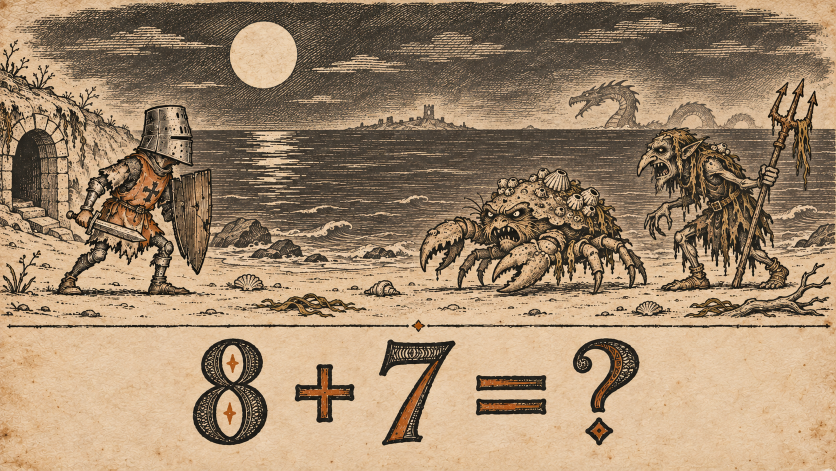
#> input picture art-direction/concepts/beach-concept-v1.png, 1672 x 941 px, given in place of exec-032ecb1c-dd10-437d-a9a1-94747e89d561.png, which was not available (shown at 1/2 size)
$ python prepare-assets.py
#> lines starting #> are read from the running program, lines starting #| are printed output that depends on the picture; after the words box and inside, x2 and y2 are one past the last pixel; in counts of white or black regions, pixels touching at a corner belong together
from pathlib import Path
from PIL import Image
import numpy as np,json,shutil
o=Path(__file__).resolve().parent;g=Path('/Users/magnusjansson/.codex/generated_images/01a193c0-0a31-7800-b92c-2684d1f1dc20')
sources={'room':g/'exec-032ecb1c-dd10-437d-a9a1-94747e89d561.png','sentry':g/'exec-b2a1d1b5-c61d-4cec-b6d6-9b0a2216a7db.png'};manifest={}
for k,p in sources.items():
 im=Image.open(p).convert('RGBA');a=np.array(im);alpha=a[:,:,3];alpha[alpha<12]=0;alpha[alpha>=240]=255;a[:,:,3]=alpha
#> after `alpha = a[:, :, 3]`: alpha: shape (941, 1672); every value is 255
 if k=='sentry':
  bb=Image.fromarray(alpha).getbbox();im=Image.fromarray(a).crop(bb);out=Image.new('RGBA',(im.width+32,im.height+32));out.alpha_composite(im,(16,16));im=out
 else:im=Image.fromarray(a)
 im.save(o/(k+'.png'));manifest[k]={'source':str(p),'size':im.size}
 if k=='room':
  a=np.array(im).astype(float);sel=(a[:,:,3]>245)&(a[:,:,:3].mean(2)>180)&(a[:,:,0]-a[:,:,2]<90);paper=np.percentile(a[:,:,:3][sel],90,axis=0)
#> after `sel = (a[:, :, 3] > 245) & (a[:, :, :3].mean(2) > 180) & (a[:, :, 0] -`:
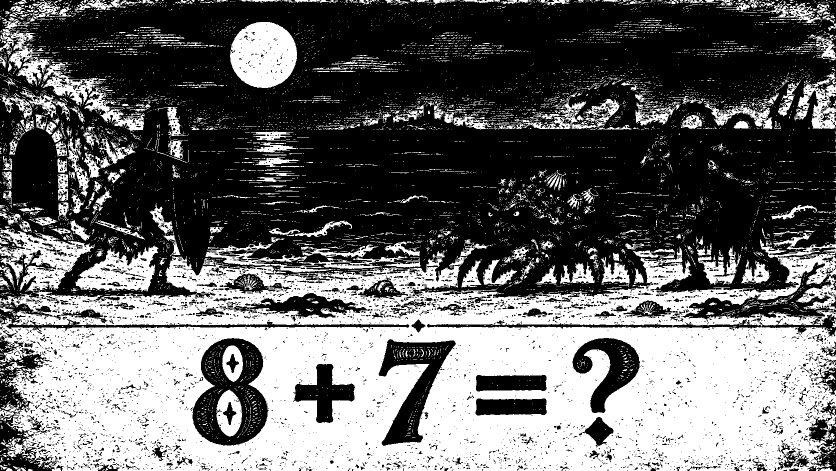
#> sel: shape (941, 1672) bool (shown at 1/2 size); 40.5% white; 7997 white regions (7452 under 20 px), largest, box (x1, y1, x2, y2) and area: (0, 456, 1672, 941) 492317, (460, 44, 594, 176) 13567, (151, 491, 317, 583) 8006
#> after `paper = np.percentile(a[:, :, :3][sel], 90, axis=0)`: paper = [232, 203, 168]
  lum=a[:,:,:3]@np.array([.299,.587,.114]);amount=np.maximum(0,(paper@np.array([.299,.587,.114])-lum)/(paper@np.array([.299,.587,.114])))
#> after `lum = a[:, :, :3] @ np.array([0.299, 0.587, 0.114])`:
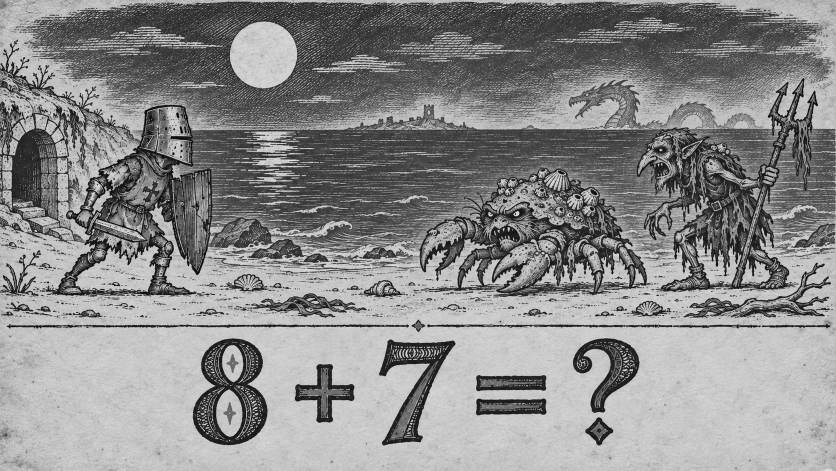
#> lum: shape (941, 1672) float64 (shown at 1/2 size); min 0, max 252.9, mean 138.9
#> after `amount = np.maximum(0, (paper @ np.array([0.299, 0.587, 0.114]) - lum)`:
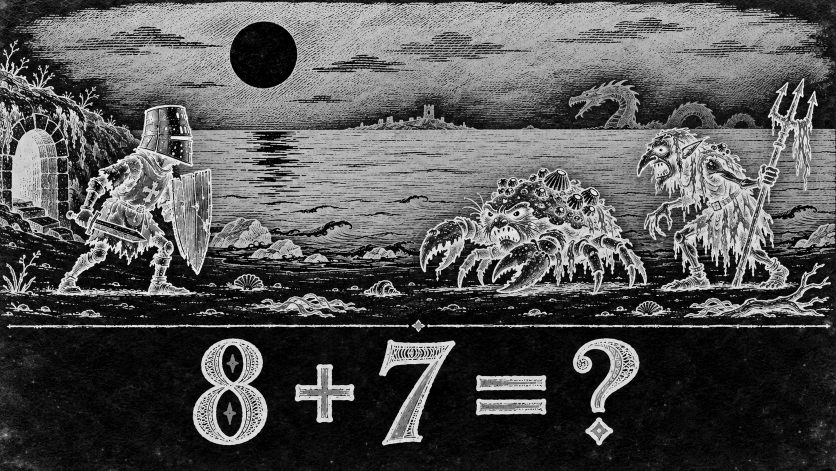
#> amount: shape (941, 1672) float64 (shown at 1/2 size); min 0, max 1, mean 0.332
  rgb=(a[:,:,:3]-(1-amount[:,:,None])*paper)/np.maximum(.001,amount[:,:,None]);a[:,:,:3]=np.clip(rgb,0,255);a[:,:,3]*=amount
#> after `rgb = (a[:, :, :3] - (1 - amount[:, :, None]) * paper) / np.maximum(0.`:
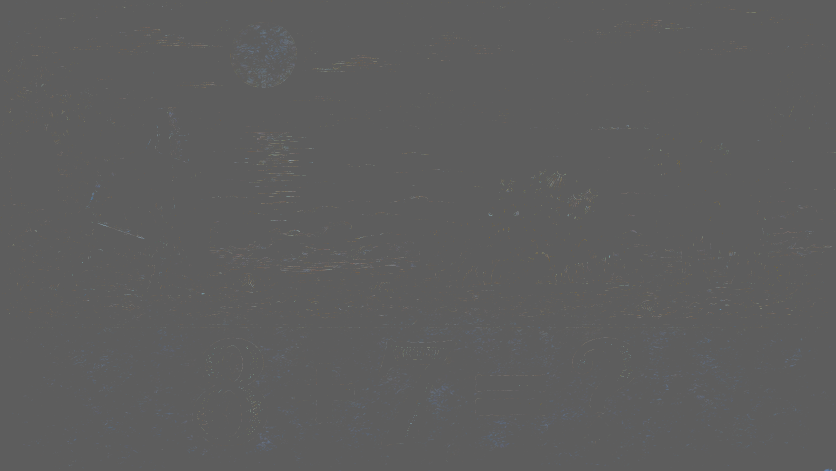
#> rgb: shape (941, 1672, 3) float64 (shown at 1/2 size); mean R, G, B 167.7, 126.4, 78.5; drawn with min black and max white
#> after `a[:, :, :3] = np.clip(rgb, 0, 255)`:
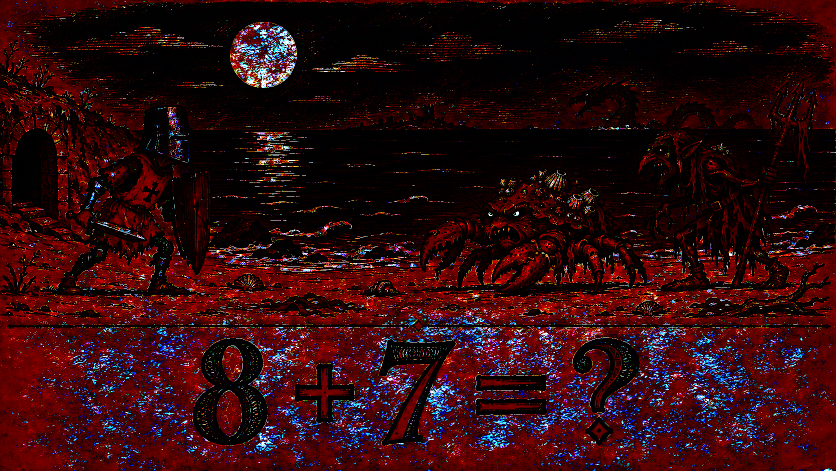
#> a: shape (941, 1672, 4) float64 (shown at 1/2 size); mean R, G, B, A 46.7, 9.6, 12.8, 255
#> after `a[:, :, 3] *= amount`:
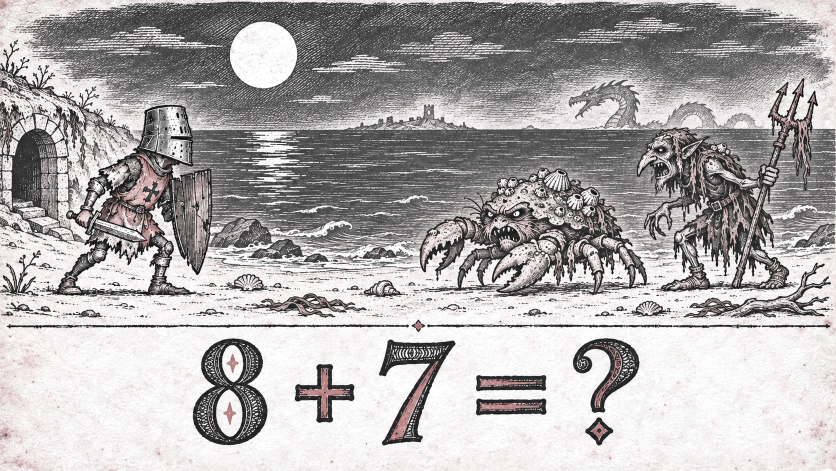
#> a: shape (941, 1672, 4) float64 (shown at 1/2 size); mean R, G, B, A 46.7, 9.6, 12.8, 84.7; transparent parts drawn white
  Image.fromarray(a.astype('uint8')).save(o/'room-ink.png');manifest[k]['paper']=paper.tolist()
#> pass 2 of the loop `for k,p in sources.items():`:
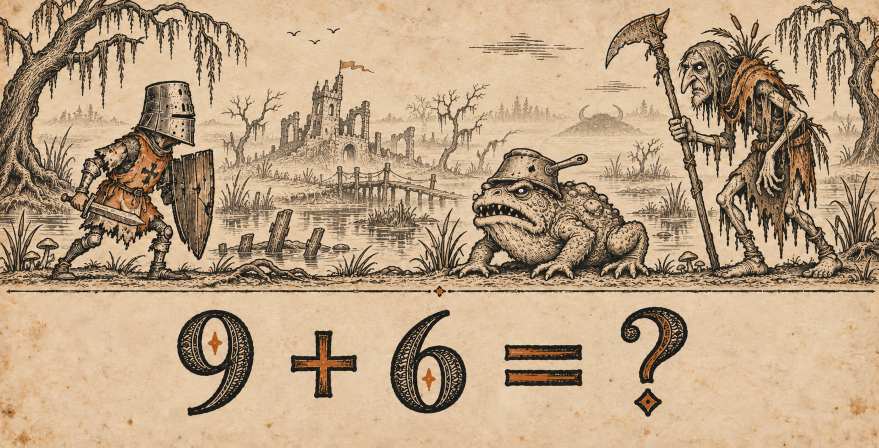
#> input picture art-direction/concepts/swamp-concept-v1.png, 1757 x 895 px, given in place of exec-b2a1d1b5-c61d-4cec-b6d6-9b0a2216a7db.png, which was not available (shown at 1/2 size)
#> im: PIL image 1757x895 RGBA
#> alpha: shape (895, 1757); every value is 255
#> bb = (0, 0, 1757, 895)
#> out: PIL image 1789x927 RGBA; every value is 0
#> `out.alpha_composite(im, (16, 16))`:
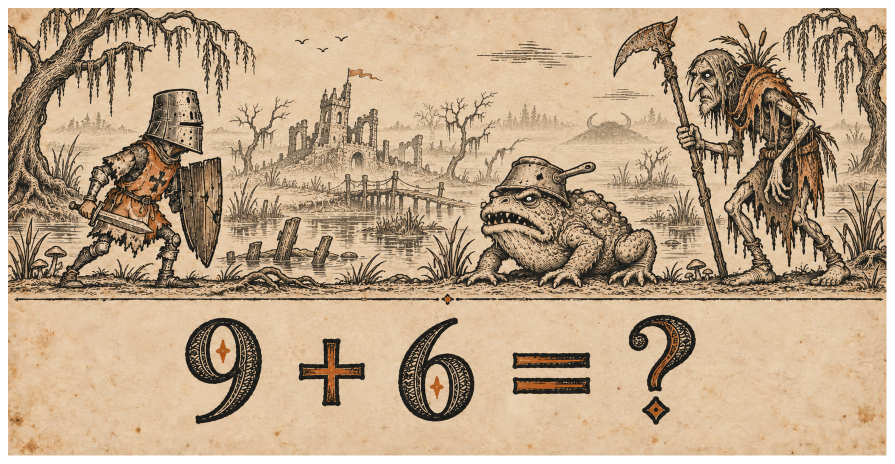
#> out: PIL image 1789x927 RGBA (shown at 1/2 size); mean R, G, B, A 176.4, 152.4, 124.3, 241.8; transparent parts drawn white
shutil.copy2(o.parents[2]/'art-direction/concepts/tomb-concept-v1.png',o/'portraits-source.png')
(o/'manifest.json').write_text(json.dumps(manifest,indent=2));print(json.dumps(manifest,indent=2))
#> (printed output is left out)

# Finish by removing concept-painted health; runtime owns these values.
#> (the run stopped early here; a loop or call above may not have finished)
